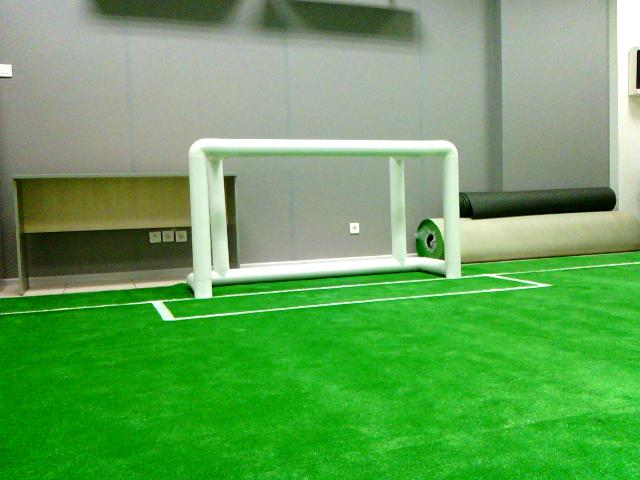
#> input picture goal_detection/IMAGE_0_0_0.jpg, 640 x 480 px, given in place of the camera
$ jupyter execute goal_detection_alt.ipynb   (older library calls are emulated)
#> lines starting #> are read from the running program, lines starting #| are printed output that depends on the picture; after the words box and inside, x2 and y2 are one past the last pixel; in counts of white or black regions, pixels touching at a corner belong together
#> further down, frame is the input picture: shape (480, 640, 3); mean B, G, R 90.3, 163.3, 100.5
[cell 1]
import cv2
import numpy as np
import cv2
import time
from IPython.display import clear_output
import math
from IPython.display import clear_output

#WIND_X = 480
#WIND_Y = 360

WIND_X = 640
WIND_Y = 480

# [12 lines left out: function get_available_cameras, not called in this run]

def detect_marker (img, color):
    #color = [hsv_min, hsv_max]

    # преобразуем RGB картинку в HSV модель
#> called with color = ((60, 130, 80), (100, 170, 120))
    hsv = cv2.cvtColor(img, cv2.COLOR_BGR2HSV)
#> hsv: shape (480, 640, 3); mean H, S, V 51.7, 120.2, 163.5
    # применяем цветовой фильтр

    thresh = cv2.inRange(hsv, color[0], color[1])
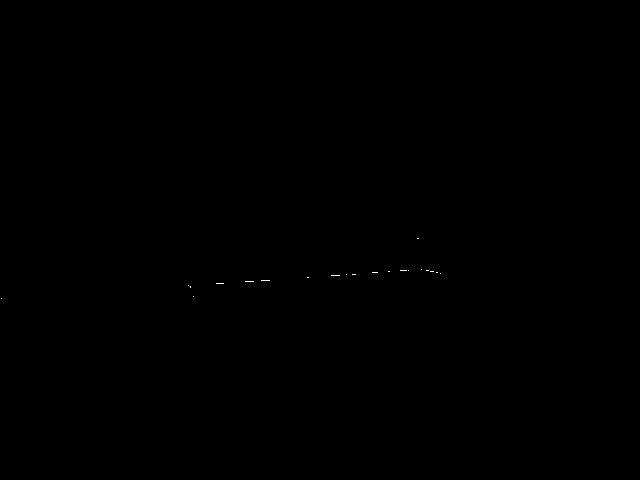
#> thresh: shape (480, 640); 0.02% white in thin lines or dots, all inside (x1, y1, x2, y2) = (1, 238, 441, 299)

    # [16 lines of commented-out code are left out]

    return thresh

def find_max_bounding_box (mask):
    result = np.array (mask)
    output = cv2.connectedComponentsWithStats (mask, 8, cv2.CV_32S)
    labels_num = output      [0]
#> labels_num = 22
    labels     = output      [1]
#> labels: shape (480, 640) int32; 22 distinct labels, from 0 to 21
    stats      = output      [2]
#> stats = 22 rows, first 6: [0, 0, 640, 480, 307124], [417, 238, 2, 1, 2], [421, 269, 1, 1, 1], [388, 271, 2, 1, 2], [400, 270, 7, 1, 7], [408, 270, 1, 1, 1]
    sz         = stats.shape [0]
#> sz = 22

    max_w     = 0
    max_label = 0

    for label_num in range (1, sz - 1):
        if (stats [label_num, cv2.CC_STAT_WIDTH] > max_w):
            max_w = stats [label_num, cv2.CC_STAT_WIDTH]
            max_label = label_num
#> this loop made 20 passes
#> max_w on passes 1, 4, 11: 2, 7, 9
#> after the loop, max_label = 11; max_w = 9

    top    = stats [max_label, cv2.CC_STAT_TOP]
#> top = 275
    left   = stats [max_label, cv2.CC_STAT_LEFT]
#> left = 331
    width  = stats [max_label, cv2.CC_STAT_WIDTH]
#> width = 9
    height = stats [max_label, cv2.CC_STAT_HEIGHT]
#> height = 1

    return (left, top), (left + width, top + height)

# [69 lines left out: functions find_low_middle_point, find_goal, find_goal_middle, not called in this run]

#адаптивный трешхолд
#функция, на вход картинка на выход координаты середины
#написать, что надо застелить окрестность ворот
#

[cell 2]
#"""
cam = cv2.VideoCapture (0)
#cam = cv2.VideoCapture ("inp.webm")

#cv2.namedWindow  ("field", cv2.WINDOW_NORMAL)
#cv2.resizeWindow ("field", (WIND_X, WIND_Y))

output_shape = (WIND_X * 3, WIND_Y * 2)

#fourcc = cv2.VideoWriter_fourcc (*'XVID')
#out    = cv2.VideoWriter ('output.avi', fourcc, 20.0, output_shape)
#out    = cv2.VideoWriter ('output.mp4', fourcc, 20.0, output_shape)

cv2.namedWindow  ("goal detection", cv2.WINDOW_NORMAL)
cv2.resizeWindow ("goal detection", output_shape)

marker_color_min = (60, 130, 80)
marker_color_max = (100, 170, 120)

while (cam.isOpened ()):
    ret1, frame = cam.read ()

    if (ret1 != True):
        break

    frame_resized = cv2.resize (frame, (int (WIND_X), int (WIND_Y)))

    cv2.waitKey (1)

    #tl, br = find_goal (frame_resized)

    th = detect_marker (frame_resized, (marker_color_min, marker_color_max))

    tl, br = find_max_bounding_box (th)
#> tl = (331, 275); br = (340, 276)

    goal_on_inp = cv2.rectangle (frame_resized.copy (), tl, br, (255, 0, 0), 5)

    ###mid = find_goal_middle (frame_resized)
    ###goal_on_inp_ = cv2.circle (frame_resized.copy (), mid, 5, (250, 10, 253), -1)

    goal_marked = cv2.addWeighted (frame_resized, 0.6, goal_on_inp, 0.4, 0)
    ###goal_marked = cv2.addWeighted (goal_marked, 0.6, goal_on_inp_, 0.4, 0)

    #output_image = np.concatenate ((frame_resized, goal_res), axis = 1)
    output_image = np.concatenate ((frame_resized, goal_marked), axis = 1)
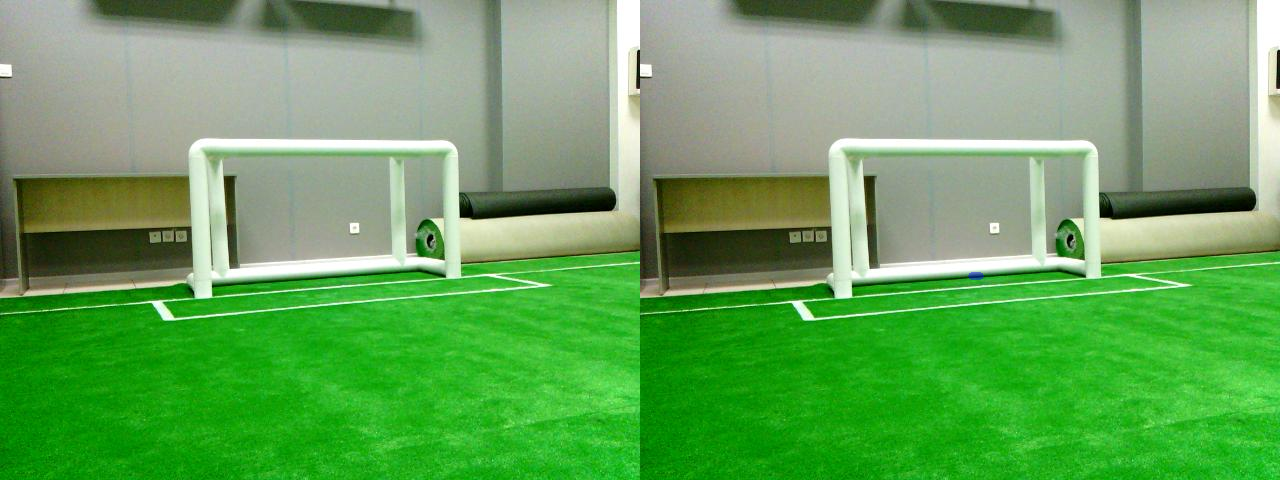
#> output_image: shape (480, 1280, 3); mean B, G, R 90.3, 163.3, 100.5

    cv2.imshow ("goal detection", output_image)
    # [15 lines of commented-out code are left out]

    time.sleep  (0.01)

    if (cv2.waitKey (1) & 0xFF == ord ('q')):
#> (key Esc is pressed here)
        break

cam.release ()
#out.release ()

cv2.waitKey           (1)
cv2.destroyAllWindows ()
#"""

$ run again, on goal_detection/IMAGE_1_0_0.jpg
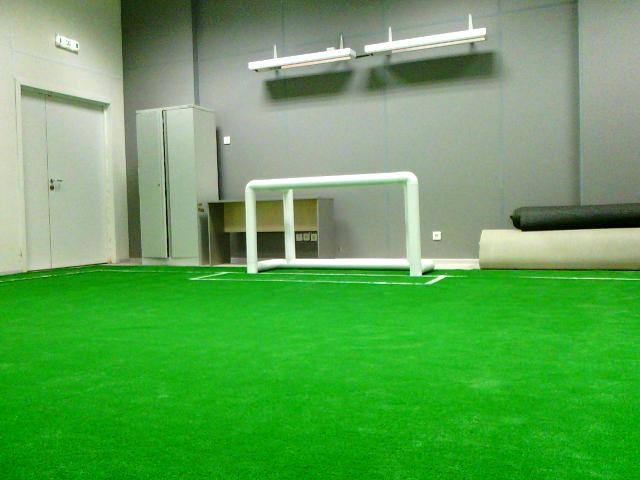
#> input picture goal_detection/IMAGE_1_0_0.jpg, 640 x 480 px, given in place of the camera
#> frame is the input picture: shape (480, 640, 3); mean B, G, R 86.4, 164.4, 95.1
#> hsv: shape (480, 640, 3); mean H, S, V 53, 124, 164.4
#> thresh: shape (480, 640); 0.01% white in thin lines or dots, all inside (x1, y1, x2, y2) = (263, 267, 432, 270)
#> labels_num = 7
#> labels: shape (480, 640) int32; 7 distinct labels, from 0 to 6
#> stats = [[0, 0, 640, 480, 307178], [277, 267, 4, 1, 4], [288, 267, 6, 1, 6], [263, 269, 4, 1, 4], [355, 268, 4, 1, 4], [360, 268, 3, 1, 3], [431, 269, 1, 1, 1]]
#> the loop in find_max_bounding_box, `for label_num in range (1, sz - 1):` made 5 passes
#> max_w on passes 1 to 2: 4, 6
#> after the loop in find_max_bounding_box, `for label_num in range (1, sz - 1):`: max_label = 2; max_w = 6
#> top = 267
#> left = 288
#> width = 6
#> height = 1
#> tl = (288, 267); br = (294, 268)
#> `output_image = np.concatenate ((frame_resized, goal_marked), axis = 1)`:
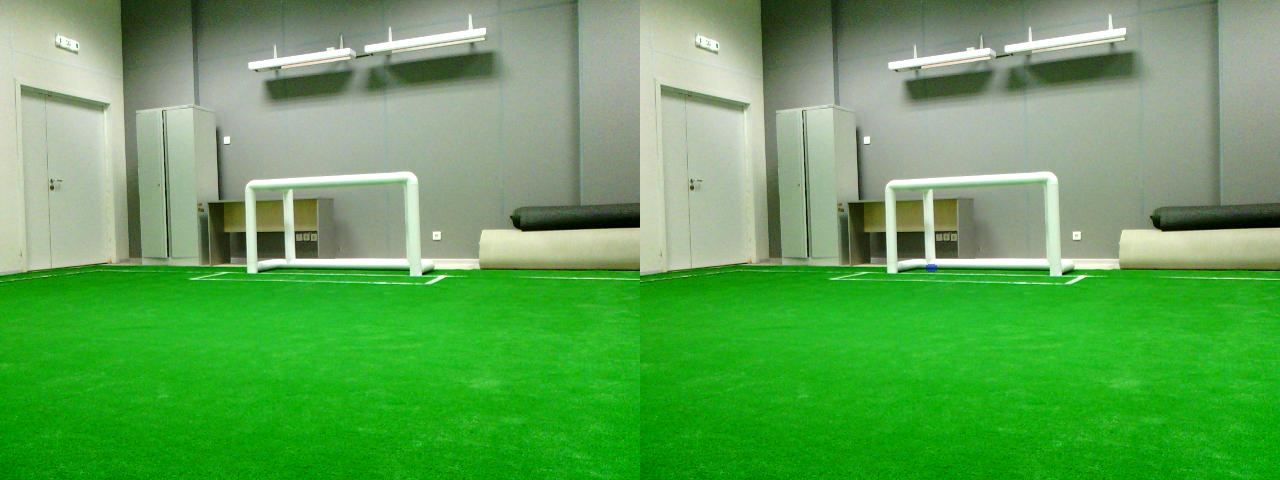
#> output_image: shape (480, 1280, 3); mean B, G, R 86.4, 164.4, 95.1
